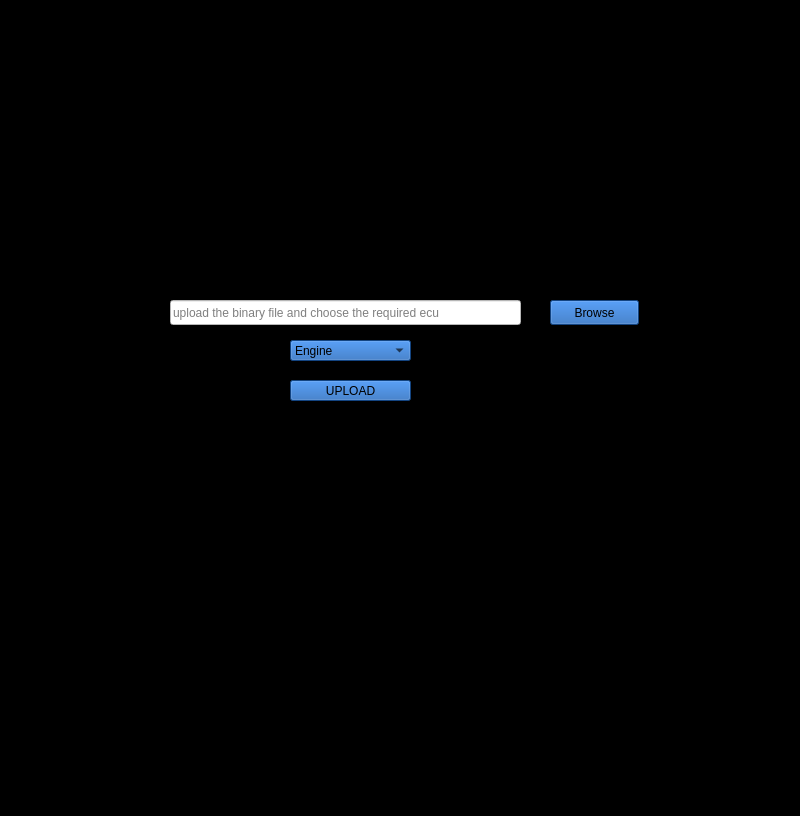
<?xml version="1.0" encoding="UTF-8"?>
<ui version="4.0">
 <class>MainWindow</class>
 <widget class="QMainWindow" name="MainWindow">
  <property name="geometry">
   <rect>
    <x>0</x>
    <y>0</y>
    <width>800</width>
    <height>816</height>
   </rect>
  </property>
  <property name="windowTitle">
   <string>MainWindow</string>
  </property>
  <property name="styleSheet">
   <string notr="true">background-color:rgb(0, 0, 0)
</string>
  </property>
  <widget class="QWidget" name="centralwidget">
   <widget class="QLineEdit" name="lineEdit">
    <property name="geometry">
     <rect>
      <x>170</x>
      <y>300</y>
      <width>351</width>
      <height>25</height>
     </rect>
    </property>
    <property name="styleSheet">
     <string notr="true">background-color: rgb(255, 255, 255);</string>
    </property>
    <property name="placeholderText">
     <string>upload the binary file and choose the required ecu</string>
    </property>
   </widget>
   <widget class="QComboBox" name="comboBox">
    <property name="geometry">
     <rect>
      <x>290</x>
      <y>340</y>
      <width>121</width>
      <height>21</height>
     </rect>
    </property>
    <property name="toolTip">
     <string>&lt;html&gt;&lt;head/&gt;&lt;body&gt;&lt;p align=&quot;center&quot;&gt;&lt;br/&gt;&lt;/p&gt;&lt;/body&gt;&lt;/html&gt;</string>
    </property>
    <property name="layoutDirection">
     <enum>Qt::LeftToRight</enum>
    </property>
    <property name="styleSheet">
     <string notr="true">background-color:rgb(26, 95, 180)
</string>
    </property>
    <item>
     <property name="text">
      <string>Engine</string>
     </property>
    </item>
    <item>
     <property name="text">
      <string>Transmittion</string>
     </property>
    </item>
    <item>
     <property name="text">
      <string>Enviromental</string>
     </property>
    </item>
   </widget>
   <widget class="QPushButton" name="pushButton">
    <property name="geometry">
     <rect>
      <x>550</x>
      <y>300</y>
      <width>89</width>
      <height>25</height>
     </rect>
    </property>
    <property name="styleSheet">
     <string notr="true">background-color:rgb(26, 95, 180)
</string>
    </property>
    <property name="text">
     <string>Browse</string>
    </property>
   </widget>
   <widget class="QPushButton" name="pushButton_2">
    <property name="geometry">
     <rect>
      <x>290</x>
      <y>380</y>
      <width>121</width>
      <height>21</height>
     </rect>
    </property>
    <property name="styleSheet">
     <string notr="true">background-color:rgb(26, 95, 180)
</string>
    </property>
    <property name="text">
     <string>UPLOAD</string>
    </property>
   </widget>
   <widget class="QGraphicsView" name="graphicsView">
    <property name="geometry">
     <rect>
      <x>290</x>
      <y>10</y>
      <width>171</width>
      <height>201</height>
     </rect>
    </property>
    <property name="styleSheet">
     <string notr="true">border-image: url(:/img/iti.png);</string>
    </property>
   </widget>
  </widget>
  <widget class="QMenuBar" name="menubar">
   <property name="geometry">
    <rect>
     <x>0</x>
     <y>0</y>
     <width>800</width>
     <height>22</height>
    </rect>
   </property>
  </widget>
  <widget class="QStatusBar" name="statusbar"/>
 </widget>
 <resources>
  <include location="resources.qrc"/>
 </resources>
 <connections/>
</ui>
